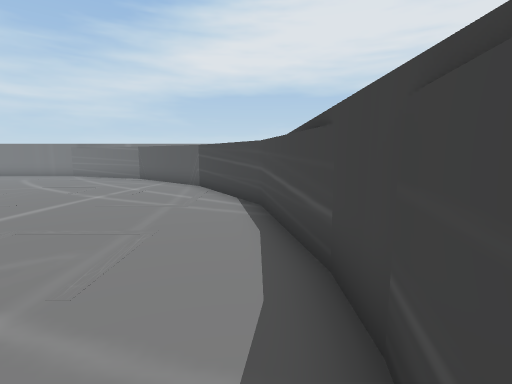
[1] (above)

17 first-person views from a walk through a scene from a Unity 3-D project. The camera is 1.3 m above the floor, tilts 8° down and sees 85° across. The floor is counted in squares, 1 m on a side. Each view is taken from the middle of a square. On the plan, view 1 faces up. The plan holds only what a view shows up to about 13 squares ahead; the rest is blank. The player is left out.

[2]
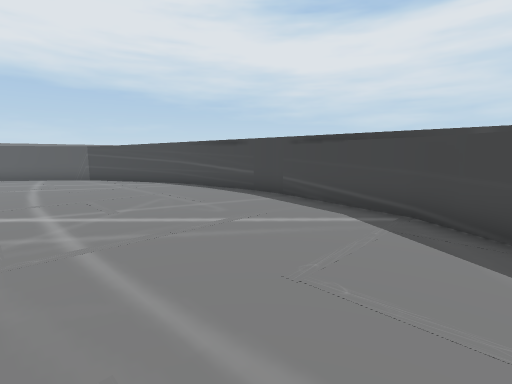

[3]
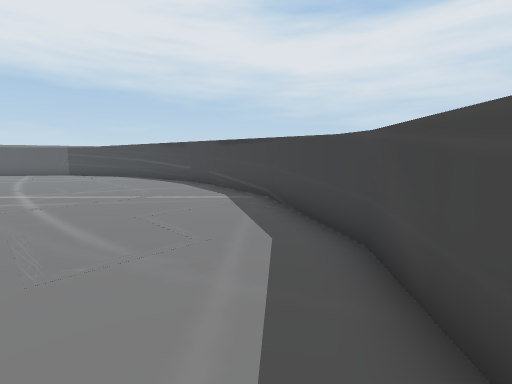

[4]
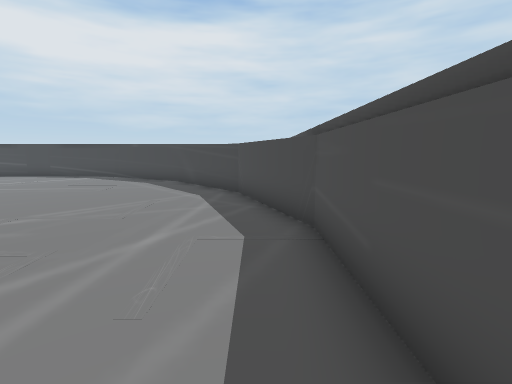

[5]
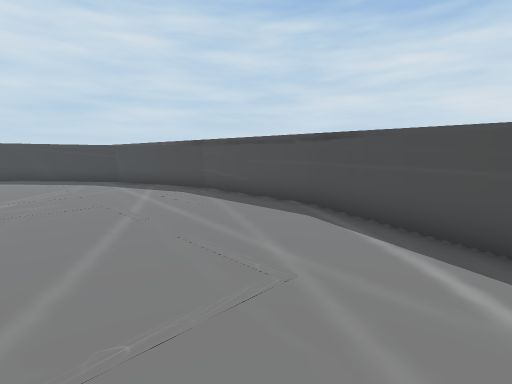

[6]
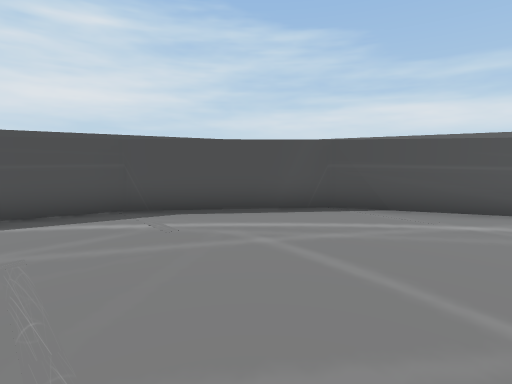

[7]
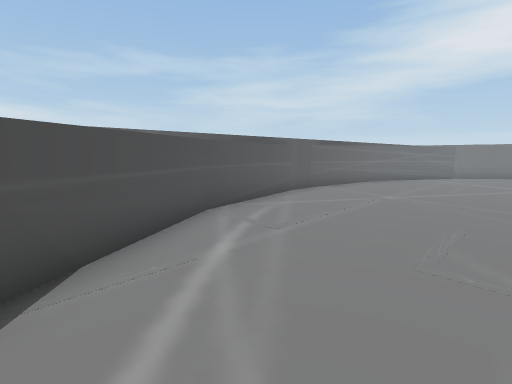

[8]
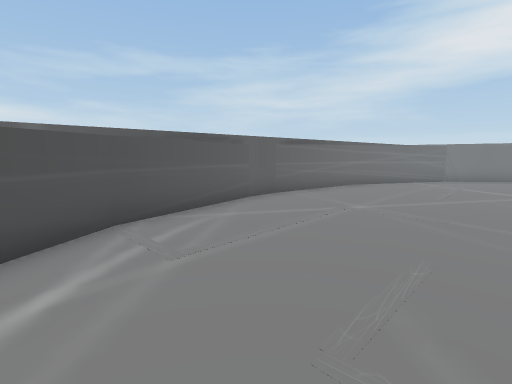

[9]
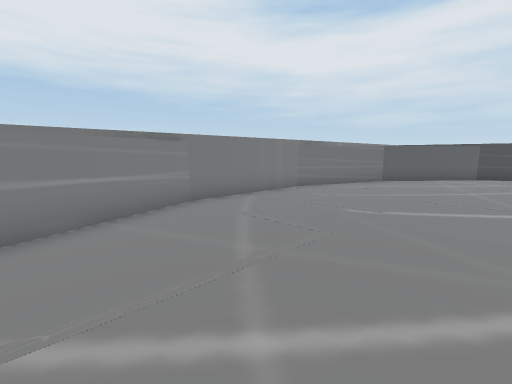

[10]
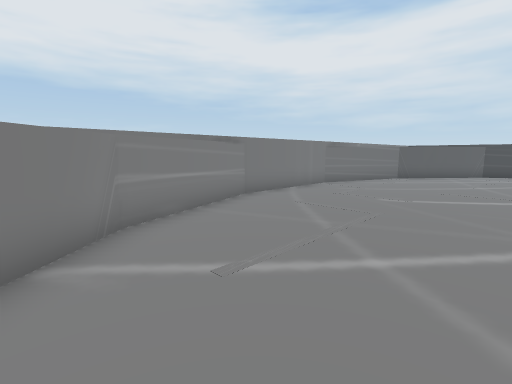

[11]
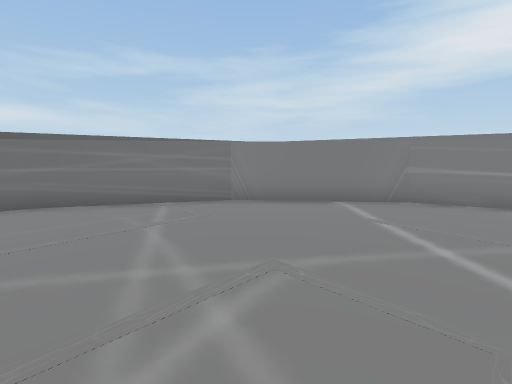

[12]
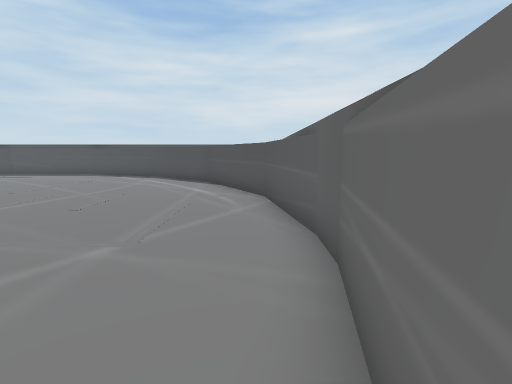

[13]
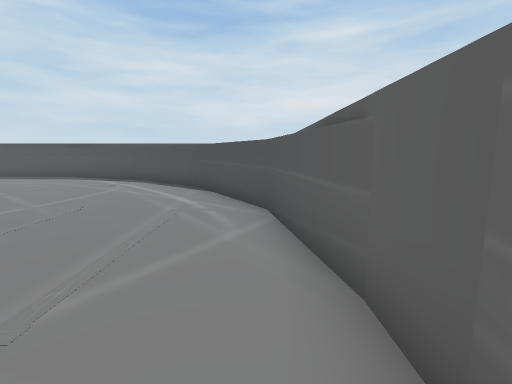

[14]
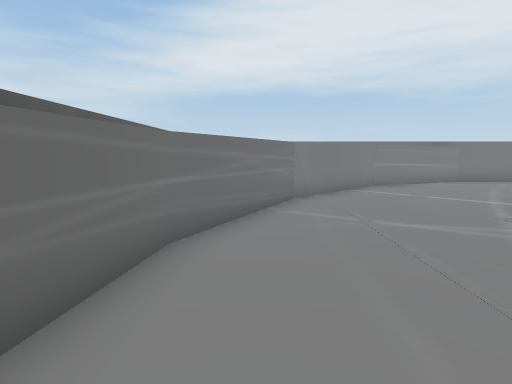

[15]
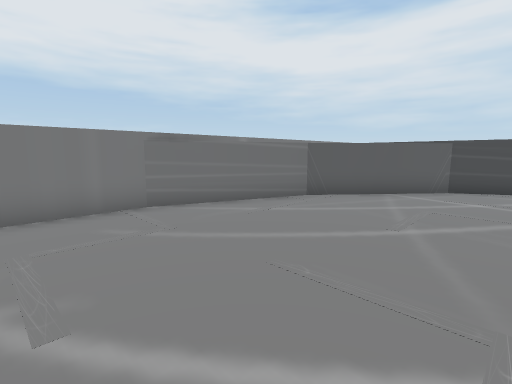

[16]
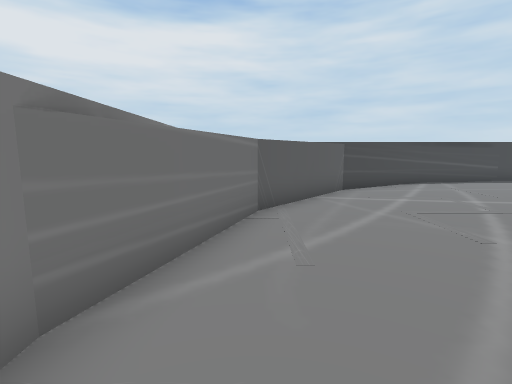

[17]
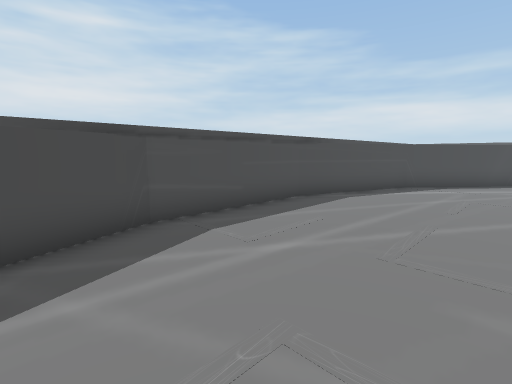

### Floor plan
Points are (right, up) in squares from view 1. A wall is a line through its corners. A room is listed if a view was taken in it or the views show most of it. See-through windows are left out.
Room 1 (views 1, 2, 3, 4, 5, 6, 7, 8, 9, 10, 11, 12, 13, 14, 15, 16, 17)
walls: (-26, 1.7) (-25.3, -2.3) (-22.9, -6.4) (-19.3, -9.4) (-14.8, -11); (-10.3, -11.1) (-5.8, -9.4) (-2.2, -6.4) (0.1, -2.4) (0.8, 1.7); (-14.9, 15.6) (-19.3, 14) (-22.9, 10.9) (-25.3, 6.9) (-26, 2.8); (0.8, 2.9) (0.1, 6.9) (-2.2, 10.9) (-5.8, 14) (-10.2, 15.6); (-19, -11) (-7.7, -11); (-26, 9) (-26, -4); (0.8, -3.6) (0.8, 10); (-6.3, 15.5) (-20, 15.5)

Where each view was taken, in squares from view 1:
view 1: 0 up, 0 right, facing up
view 2: 4 down, 6 left, facing up-right
view 3: 8 down, 6 left, facing up-right
view 4: 10 down, 15 left, facing right
view 5: 5 down, 19 left, facing down-right
view 6: 3 down, 17 left, facing down-left
view 7: 6 down, 20 left, facing up-left
view 8: 4 down, 20 left, facing up-left
view 9: 9 up, 19 left, facing up-right
view 10: 9 up, 21 left, facing up-right
view 11: 6 up, 17 left, facing up-left
view 12: 6 up, 25 left, facing down
view 13: 4 up, 25 left, facing down
view 14: 3 up, 24 left, facing up
view 15: 9 up, 13 left, facing up-right
view 16: 14 up, 12 left, facing right
view 17: 6 down, 8 left, facing down-left
